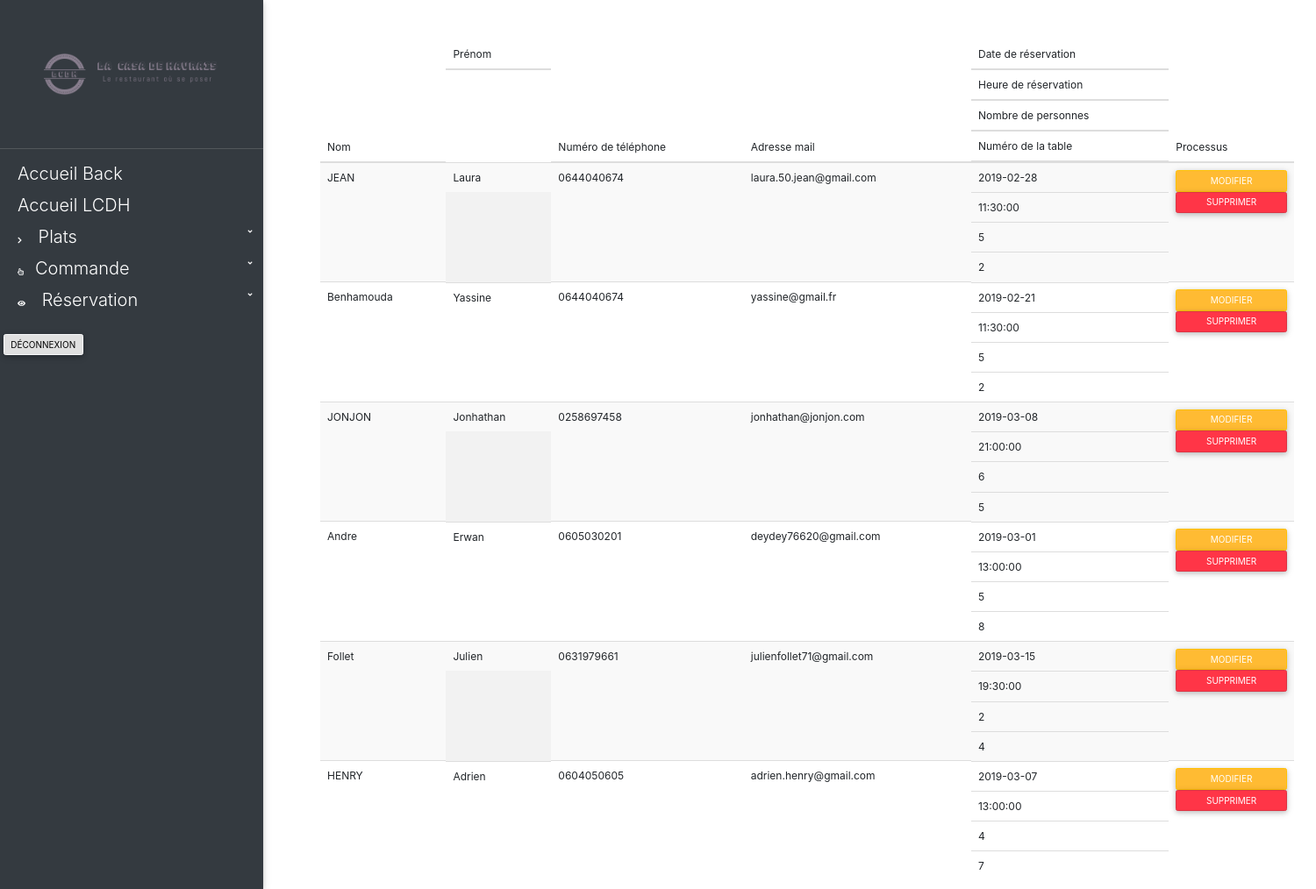
Screenshot of /back/listReservation.php with the database file from the repository.
### tables this page shows
CREATE TABLE IF NOT EXISTS `lcdh_reservation` (
  `reservation_id` int(11) NOT NULL AUTO_INCREMENT,
  `reservation_lastname` varchar(50) NOT NULL,
  `reservation_firstname` varchar(50) NOT NULL,
  `reservation_numTel` varchar(10) NOT NULL,
  `reservation_mail` varchar(50) NOT NULL,
  `reservation_mailConfirm` int(11) NOT NULL,
  `reservation_smsConfirm` int(11) NOT NULL,
  `reservation_dateResa` date NOT NULL,
  `reservation_hourResa` time NOT NULL,
  `reservation_nbPers` int(11) NOT NULL,
  `reservation_arrive` tinyint(4) NOT NULL,
  `tables_id` int(11) NOT NULL,
  PRIMARY KEY (`reservation_id`),
  KEY `tables_id` (`tables_id`)
);

### models/database.php (called while the page is built, shortened)
<?php
    class database {
        public function __construct() {
            try {
                $db_config = array();
                $db_config['SGBD'] = 'mysql';
                $db_config['HOST'] = 'localhost';
                $db_config['DB_NAME'] = 'resto_lacasadehavrais';
                $db_config['USER'] = 'root';
                $db_config['PASSWORD'] = '';
                $db_config['OPTIONS'] = array(
                    PDO::ATTR_ERRMODE => PDO::ERRMODE_EXCEPTION,
                    PDO::ATTR_ERRMODE => PDO::ERRMODE_WARNING
                );
                $this->database = new PDO($db_config['SGBD'].':host='.$db_config['HOST'].';dbname='.$db_config['DB_NAME'].';charset=UTF8', $db_config['USER'], $db_config['PASSWORD']);
            } catch (Exception $error) {
                die('Erreur : '.$error->getMessage());
            }
        }
    }
?>

### controllers/controllerListe-resa_back.php (called while the page is built)
<?php
    require_once '../models/database.php';
    require_once '../models/modelResa.php';
    $resaOBJ = new reservation();
    if(isset($_POST['search'])){
        $arrayResa = $resaOBJ->searchResa($_POST['inputSearchNavAdminDishes']);
    }else{
        $arrayResa = $resaOBJ->listResa();
    }
?>

### models/modelResa.php (called while the page is built, shortened)
<?php
    class reservation extends database {
        function listResa() {
            $sql = $this->database->query('
                SELECT `reservation_id`, `reservation_lastname`, `reservation_firstname`, `reservation_numTel`, `reservation_mail`, `reservation_dateResa`, `reservation_hourResa`, `reservation_nbPers`, `tables_id`
                FROM `lcdh_reservation`
            ');
            $result = $sql->fetchAll(PDO::FETCH_OBJ);
            return $result;
        }
    }
?>

### back/listReservation.php (the view, shortened to what this page needs)
<?php
    require_once '../controllers/controllerListe-resa_back.php';
    include 'header_back.php';
?>
<div class="container marginTop" id="margListResa">
    <div class="row">
        <div class="col align-self-center">
            <table class="table table-striped" id="tableListResa">
                <thead>
                    <tr>
                        <th scope="col" class="lastnameBack"> Nom </th>
                        <th scope="col" class="firstnameBack" id="fistnameResaBack"> Prénom </th>
                        <th scope="col" class="numTelBack"> Numéro de téléphone </th>
                        <th scope="col" class="mailBack"> Adresse mail </th>
                        <th scope="col" class="dateResaBack" id="dateResaBack"> Date de réservation </th>
                        <th scope="col" class="hourResaBack" id="hourResaBack"> Heure de réservation </th>
                        <th scope="col" class="nbPersBack" id="nbPersResaBack"> Nombre de personnes </th>
                        <th scope="col" class="numTableBack" id="numTableResaBack"> Numéro de la table </th>
                        <th scope="col" class="processusBack"> Processus </th>
                    </tr>
                </thead>
                <tbody>
                    <?php foreach ($arrayResa as $resa) { ?>
                        <tr>
                            <th scope="row"> <?= $resa->reservation_lastname ?> </th>
                            <th scope="row" id="fistnameResaBackForeach"><?= $resa->reservation_firstname ?></th>
                            <th scope="row"><?= $resa->reservation_numTel ?></th>
                            <th scope="row"> <?= $resa->reservation_mail ?> </th>
                            <th scope="row" id="dateResaBackForeach"><?= $resa->reservation_dateResa ?></th>
                            <th scope="row" id="hourResaBackForeach"><?= $resa->reservation_hourResa ?></th>
                            <th scope="row" id="nbPersResaBackForeach"><?= $resa->reservation_nbPers ?></th>
                            <th scope="row" id="numTableResaBackForeach"><?= $resa->tables_id ?></th>
                            <th scope="row">
                                <a href="modifier-reservation.php?idResa=<?= $resa->reservation_id ?>" class="btn btn-warning" id="modResaBack">Modifier</a>
                                <a href="supprimer-reservation.php?idResa=<?= $resa->reservation_id ?>" class="btn btn-danger" id="supResaBack">Supprimer</a>
                            </th>
                        </tr>
                    <?php } ?>
                </tbody>
            </table>
        </div>
    </div>
</div>
<?php include 'footer_back.php'; ?>

### css/styles.css (style rules this page uses)
body, html { height: 100%; margin: 0; font-family: "Segoe UI", "sans-serif"; color: #777; box-sizing: border-box; }
#margBienv, #margAjoutPlats, #margListPlats, #margModifPlats, #margSuppPlats, #margAjoutResa, #margAffPlats, #margListResa, #margAffResa, #margSuppResa { margin-bottom: 20px; margin-left: 350px; }
#tableListResa th { font-size: 12px; }
@media screen and (min-width: 801px) and (max-device-width: 1024px) { #reservation #btnSubmitResa2 #submitResa2, #navOrdi, #priceBack, #descBack, #priceBackForeach, #descBackForeach, #modPlatsBack, #supPlatsBack, #fistnameResaBack, #dateResaBack, #hourResaBack, #nbPersResaBack, #numTableResaBack, #fistnameResaBackForeach, #dateResaBackForeach, #hourResaBackForeach, #nbPersResaBackForeach, #numTableResaBackForeach, #modResaBack, #supResaBack { display: block !important; } }

### rows the page displays
lcdh_reservation: reservation_lastname "JEAN", reservation_firstname "Laura", reservation_numTel "0644040674", reservation_mail "laura.50.jean@gmail.com", reservation_dateResa "2019-02-28", reservation_hourResa "11:30:00", reservation_nbPers "5", tables "2"
lcdh_reservation: reservation_lastname "Benhamouda", reservation_firstname "Yassine", reservation_numTel "0644040674", reservation_mail "yassine@gmail.fr", reservation_dateResa "2019-02-21", reservation_hourResa "11:30:00", reservation_nbPers "5", tables "2"
lcdh_reservation: reservation_lastname "JONJON", reservation_firstname "Jonhathan", reservation_numTel "0258697458", reservation_mail "jonhathan@jonjon.com", reservation_dateResa "2019-03-08", reservation_hourResa "21:00:00", reservation_nbPers "6", tables "5"
lcdh_reservation: reservation_lastname "Andre", reservation_firstname "Erwan", reservation_numTel "0605030201", reservation_mail "deydey76620@gmail.com", reservation_dateResa "2019-03-01", reservation_hourResa "13:00:00", reservation_nbPers "5", tables "8"
lcdh_reservation: reservation_lastname "Follet", reservation_firstname "Julien", reservation_numTel "0631979661", reservation_mail "julienfollet71@gmail.com", reservation_dateResa "2019-03-15", reservation_hourResa "19:30:00", reservation_nbPers "2", tables "4"
lcdh_reservation: reservation_lastname "HENRY", reservation_firstname "Adrien", reservation_numTel "0604050605", reservation_mail "adrien.henry@gmail.com", reservation_dateResa "2019-03-07", reservation_hourResa "13:00:00", reservation_nbPers "4", tables "7"
